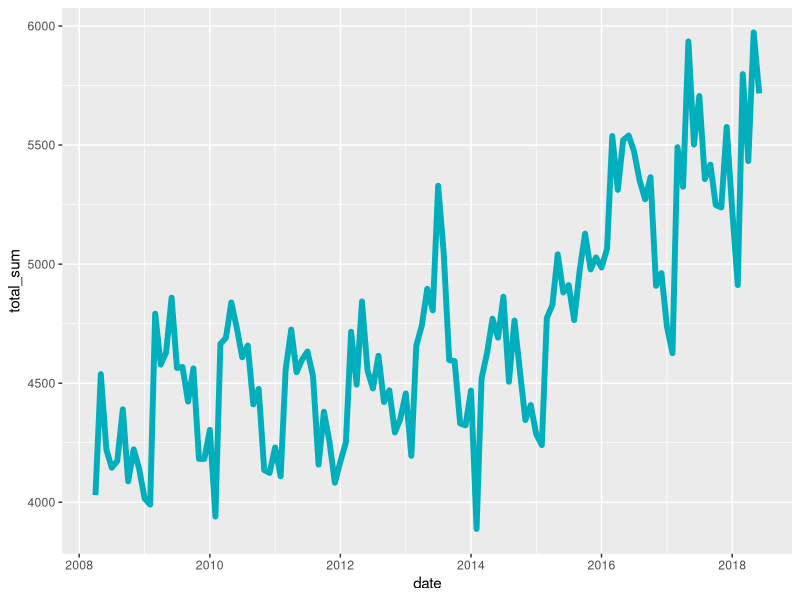
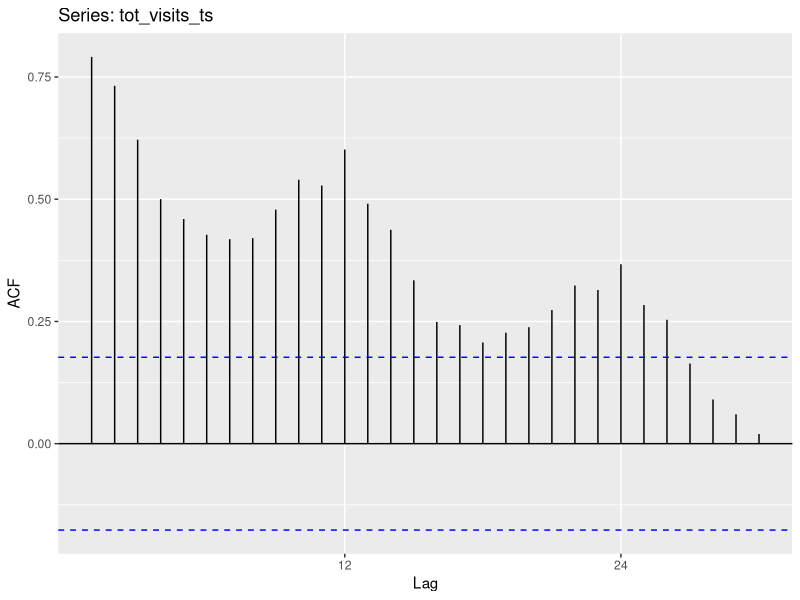
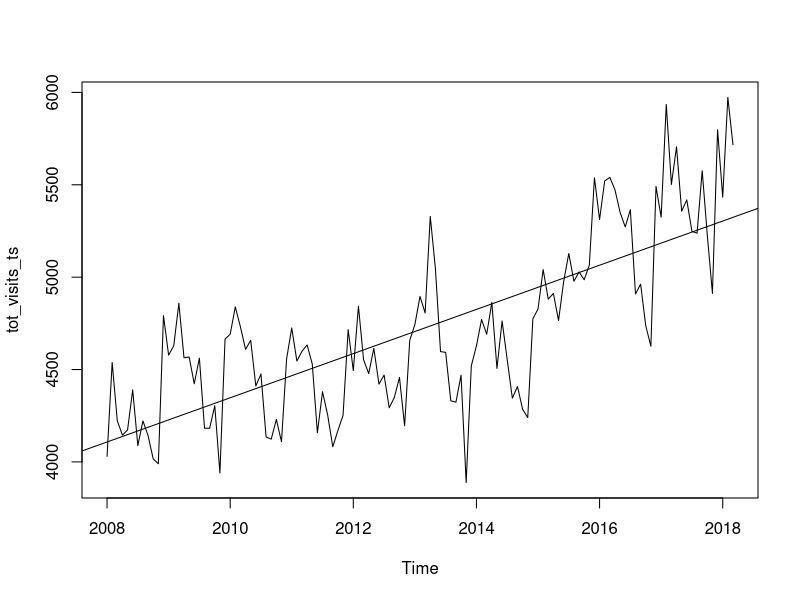
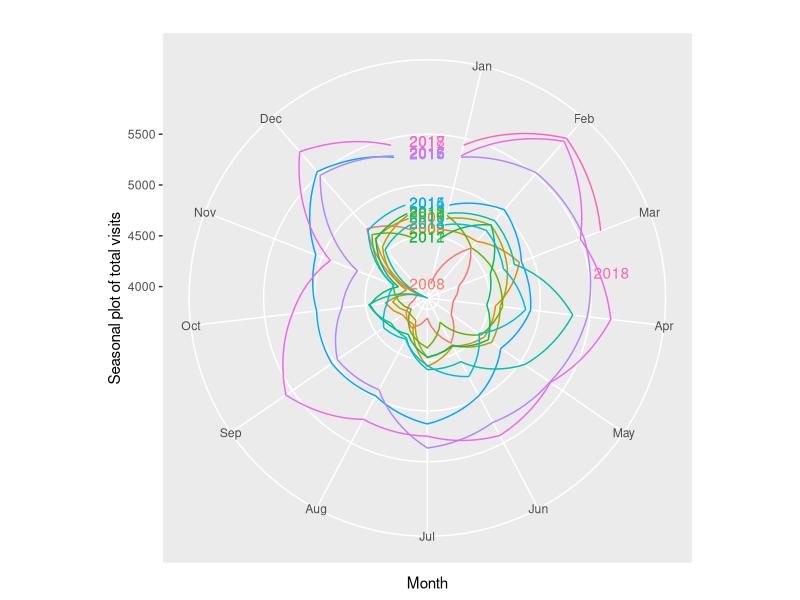
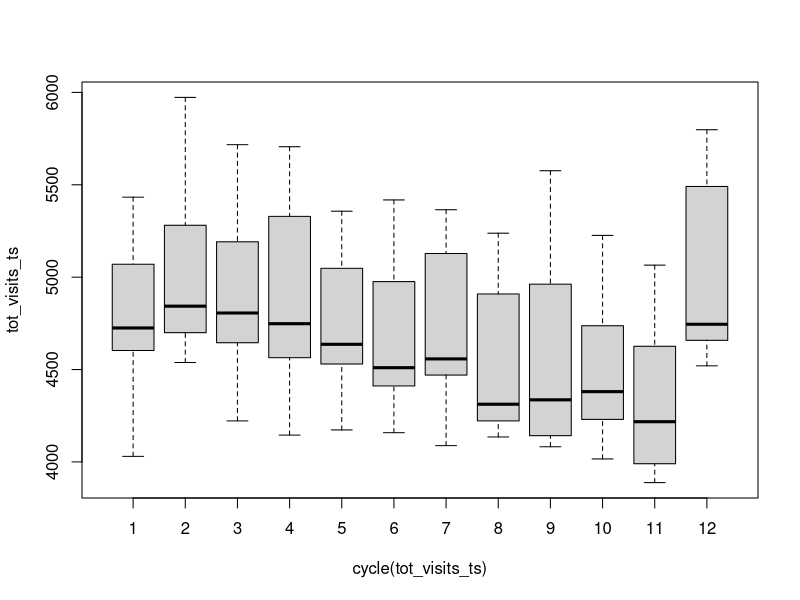
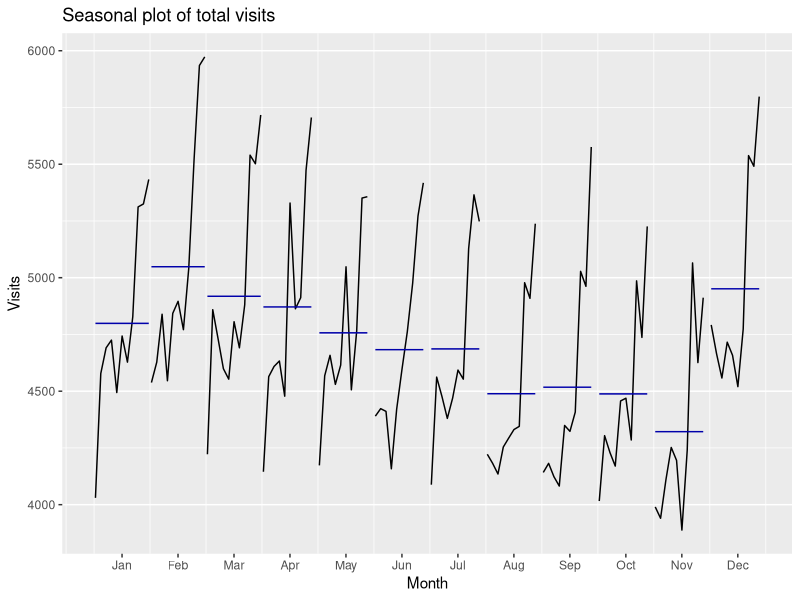
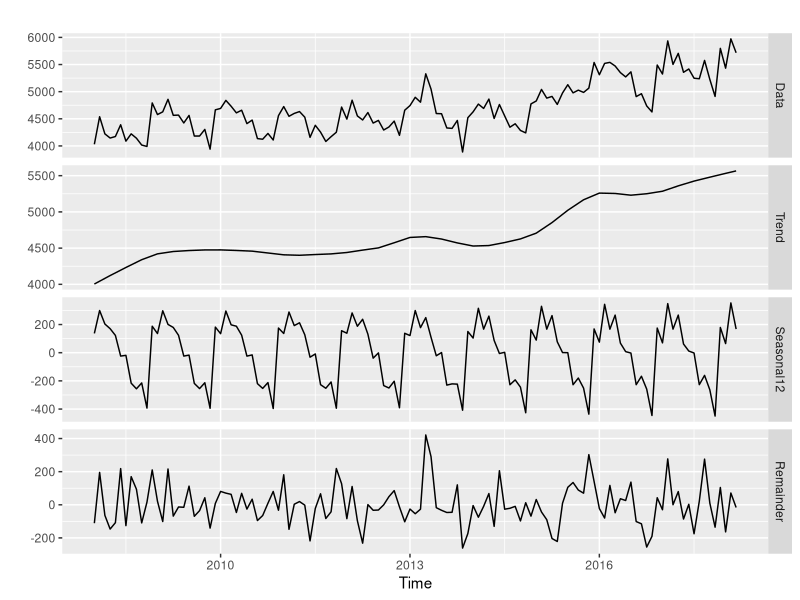
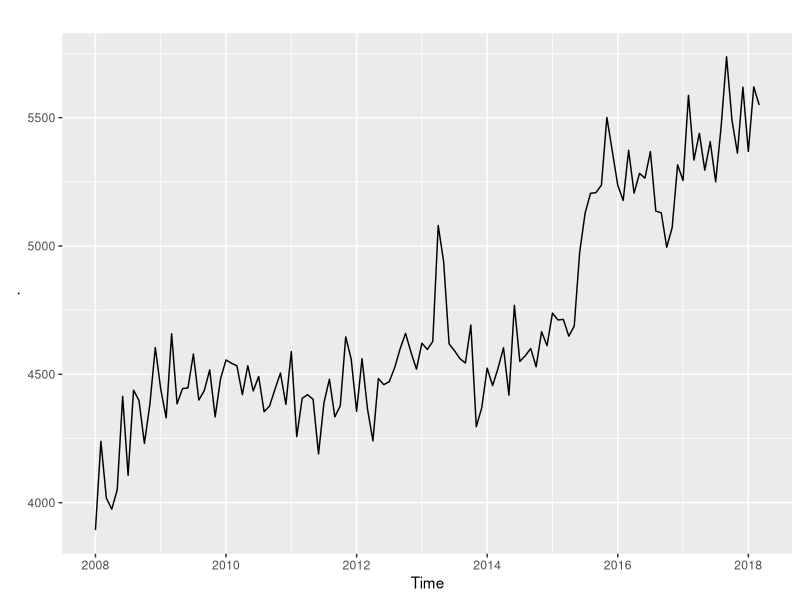

These charts were generated, in order, by the following R code:
install.packages("lubridate")
library("data.table")
library("lubridate")
library("dplyr")
library("forecast")
library("ggplot2")
library("tseries")


####
# Read in the data

visits_number <- read.csv("Visits_Number.csv", 
                          na.strings = "", 
                          stringsAsFactors = FALSE)

# View(visits_number)
altnagelvin   <- visits_number[, c("Year", "MthAndYrCode", "New_Hospital", "Type", "Total_sum")] %>% 
  filter((New_Hospital == "Altnagelvin Area") & (Type == "Type 1"))

altnagelvin$date <- parse_date_time2(x = altnagelvin$MthAndYrCode, orders = "ym")
names(altnagelvin) <- tolower(names(altnagelvin))


# Convert to a ts class
altnagelvin$total_sum_ts <- ts(altnagelvin$total_sum, 
                               start = year(altnagelvin$date[1]), 
                               frequency = 12)
tot_visits_ts <- altnagelvin$total_sum_ts  # independent ts Easier to deal with


# Exploratory analysis 
options(repr.plot.width=5, repr.plot.height=4.5)
ggplot(data = altnagelvin, aes(x = date, y = total_sum))+
  geom_line(color = "#00AFBB", size = 2)

# Look at the Acf
ggAcf(tot_visits_ts, lag = 30) # Slowly decaying acf could be a sign of non-stationarity

# The series plot and a slowly decaying and cyclic acf suggests that not only is the data 
# likely to have seasonality but may also be non-stationary

plot(tot_visits_ts)
abline(reg=lm(tot_visits_ts~time(tot_visits_ts)))

ggseasonplot(tot_visits_ts, year.labels=TRUE, year.labels.left=TRUE, polar = TRUE) +
  ylab("Seasonal plot of total visits") +
  ggtitle("")

# The boxplot gives us an idea of seasonal effect
boxplot(tot_visits_ts~cycle(tot_visits_ts))

ggsubseriesplot(tot_visits_ts) +
  ylab("Visits") +
  ggtitle("Seasonal plot of total visits")

# Clearly there is both a trend and seasonality
# But it does look proportional to the series so an additive model may suffice
# From the diagrams we can infer that
# 1. that the trend has been dealing with more and more patients on a yearly basis
# 2. The variance and the mean is much higher in the winter months

# Lets try a augmented Dickey Fuller test and a kpss test
adf.test(tot_visits_ts)
# H0: unit root
# Ha: stationary

kpss.test(tot_visits_ts)
# H0: stationary
# Ha: has unit root

# From ADF test reject H0 at 5% significance level, the series are likely stationary. 
# From the KPSS test reject H0 under 5% significance level, the series are likely to 
# have a unit root. Two tests condradict each other. 
#  One of the reasons is explained here 
# https://stats.stackexchange.com/questions/239360/contradictory-results-of-adf-and-kpss-unit-root-tests 

# Let's apply the tests to a seasonally adjusted data and see if the results will change.
total_visits_decomposed <- tot_visits_ts %>% mstl() 
total_visits_decomposed %>% autoplot()

# Adjust the data
# u_t = y_t - S_t where y_t is the original data and S_t is the seasonal component
total_visits_seasonally_adjusted <- total_visits_decomposed[, "Data"] - total_visits_decomposed[, "Seasonal12"]
total_visits_seasonally_adjusted %>% autoplot()

# Test the adjusted data 
adf.test(total_visits_seasonally_adjusted)
# H0: unit root
# Ha: stationary

kpss.test(total_visits_seasonally_adjusted)
# H0: stationary
# Ha: has unit root

# Now both test agree that there is a unit root under 5% significance level

### Let's find out the order of non-seasonal differencing
ndiffs(total_visits_seasonally_adjusted)


tot_visits_diff <- diff(tot_visits_ts)

tot_visits_diff %>% autoplot()

ggAcf(tot_visits_diff, lag.max = 60)

ggPacf(tot_visits_diff, lag.max = 60)

# the acf shows some slow decay at seasonal lags.
# We can take a seasonal difference at lag 12 of the
# first differenced data to stabilize it
tot_visits_diff_seasonal_diff <- tot_visits_diff %>% diff(lag = 12)
tot_visits_diff_seasonal_diff %>% autoplot()

ggAcf(tot_visits_diff_seasonal_diff, lag.max = 60)

# The significant negative correlation at lag 1 suggests a non-seasonal MA component of order 1. 
# This also looks similar to the MA signature described here under Rule 7 
# https://people.duke.edu/~rnau/411arim3.htm#signatures. 
# A significant negative correlation at lag 12 suggests a seasonal MA component of order 1.

ggPacf(tot_visits_diff_seasonal_diff, lag.max = 60)

# The PACF plot above suggests a non-seasonal AR component of order 2 due to significant correlation 
# at lags 1 and 2. Futhermore, significant correlation at lags 12 and 24 suggests addition of a 
# seasonal AR term of order 2.

######################################################################################################
# Fit the models 

# The analysis suggests trying two models
# ARIMA(0,1,1)(0,1,1)12
# ARIMA(2,1,0)(2,1,0)12

# Now lets fit the arima model 

######## First Test ###########
# Applied to the original data
sarima_1 <- tot_visits_ts %>% Arima(order=c(0, 1, 1), seasonal=c(0, 1, 1))

sarima_1_residuals <- sarima_1 %>% residuals()
qqnorm(sarima_1_residuals)
qqline(sarima_1_residuals, col = "red")

sarima_1 %>% checkresiduals # Includes a Ljung-Box test

shapiro.test(sarima_1_residuals)
# There is no significant correlation left in the residuals. 
# From the Ljung-Box test we fail to reject H0 under 5% significance level meaning it is likely 
# that the residuals are independently distributed. 
# Similar conclusion follows from the ACF plot; there is no autocorrelation left in the series. 
# From Shapiro-Wilk test we reject H0 under 5% significance level, the residuals are likely not 
# normally distributed. 
# From the residual plot it is hard to tell if the variance has some patterns or not, although it 
# looks like the variance gets slightly larger going towards 2018

######## Second Test ###########
# Applied to the original data
sarima_2 <- tot_visits_ts %>% Arima(order=c(2, 1, 0), seasonal=c(2, 1, 0))

sarima_2_residuals <- sarima_2 %>% residuals()
qqnorm(sarima_2_residuals)
qqline(sarima_2_residuals, col = "red")

sarima_2 %>% checkresiduals  # Includes a Ljung-Box test

shapiro.test(sarima_2_residuals)
# There is no significant correlation left in the residuals. 
# From the Ljung-Box test we fail to reject H0 under 5% significance level meaning it is likely 
# that the residuals are independently distributed. 
# Similar conclusion follows from the ACF plot; there is no autocorrelation left in the series. 
# From Shapiro-Wilk test we reject H0 under 5% significance level, the residuals are likely not 
# normally distributed. 
# From the residual plot it is hard to tell if the variance has some patterns or not, although it 
# looks like the variance gets slightly larger going towards 2018

# Selecting the best fitting model
summary(sarima_1)
summary(sarima_2)
# The mean absolute percentage error (MAPE)
# measures prediction of accuracy
# Here the MAPE is 2.6% of the number of patient visits
# so this is the forecast accuracy of the error

#  Use auto arima to search and validate manual selection
best_sarima <- auto.arima(y=tot_visits_ts, 
                          d = 1,
                          D = 1,
                          max.p =3,
                          max.q =3,
                          max.P =3,
                          max.Q =3,
                          max.d =1,
                          max.D =1,
                          stationary=FALSE,
                          seasonal=TRUE,
                          stepwise=FALSE)
best_sarima

######################################################################
### Forecast

sarima_1 %>% forecast(h=12)
sarima_1 %>% forecast(h=12) %>% autoplot()


